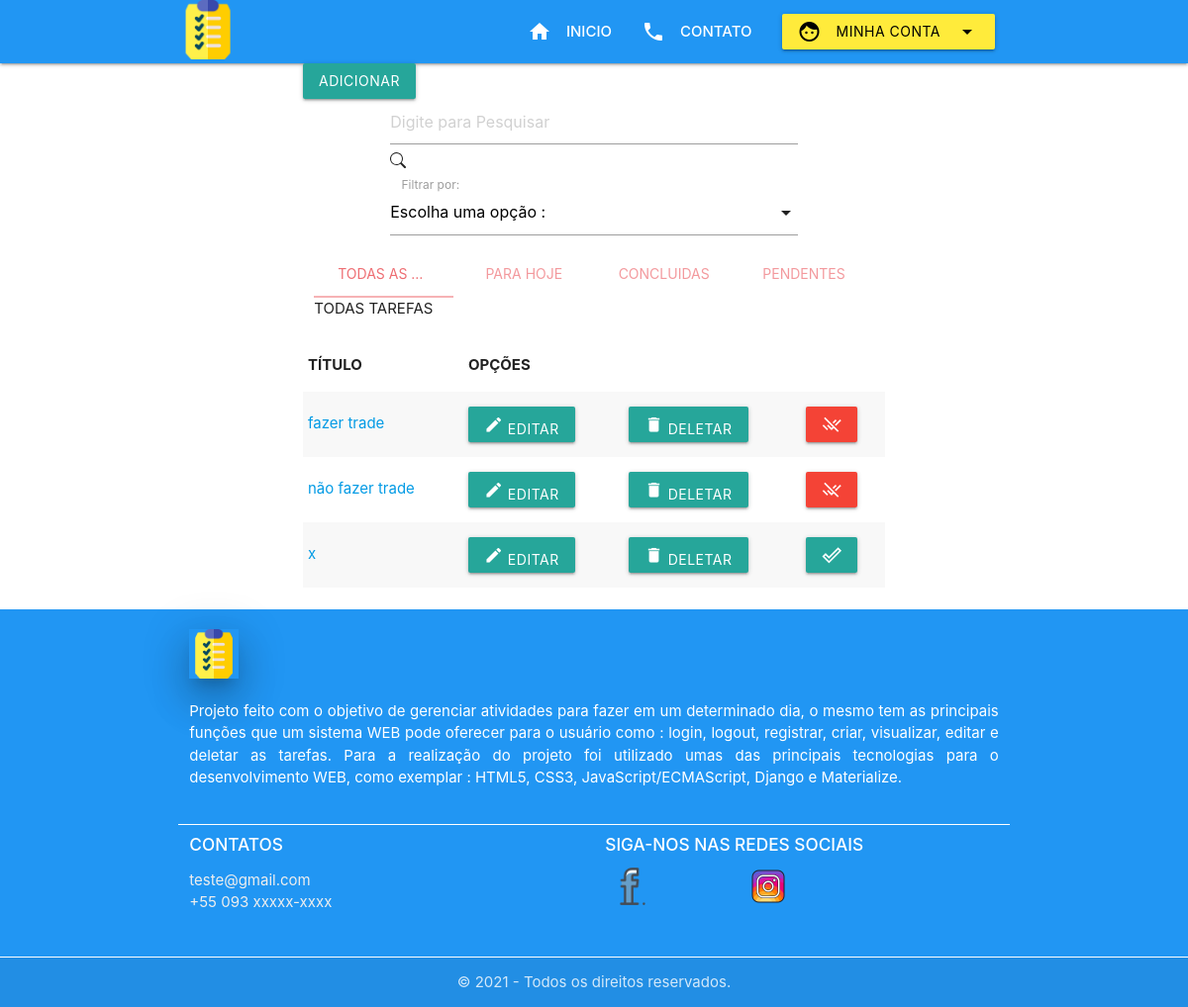
Before: / (signed in) with the older database file.
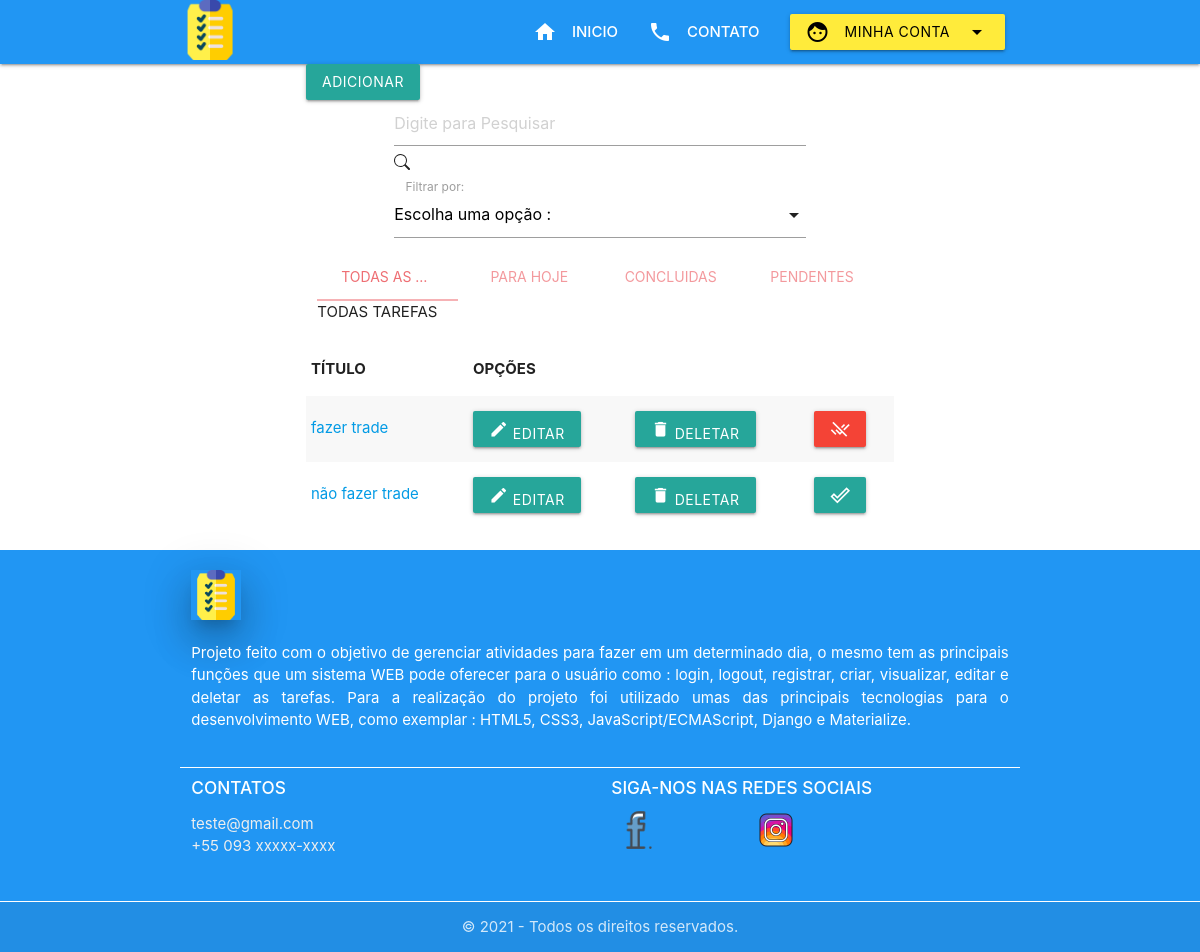
After: the same page with the newer database file.
### tasks/models.py (models this page shows, shortened)
class Task(models.Model):
    title = models.CharField(max_length=255)#charfield é recomendado para trechos pequenos (titulo)
    description = models.TextField()#recomendado para textos grades
    status = models.CharField(max_length=5, #aqui irá escolher uma opção
        choices=STATUS,                    )
    created_at = models.DateTimeField(auto_now_add=True)#pega a data da criação automaticamente
    update_at = models.DateTimeField(auto_now=True)#Depois de ja ter ter a data de criação então ele só atualiza a data
    user = models.ForeignKey(get_user_model(), on_delete=models.CASCADE)

### tasks/views.py (the view)
# urls.py: path('', views.lista_tarefas, name='lista_tarefas'),
@login_required
def lista_tarefas(request):
    if request.user.is_authenticated:
        search = request.GET.get('search')
        tarefas_concluidas_recente = tasks = Task.objects.filter(status='done', update_at__gt=datetime.datetime.now() - datetime.timedelta(days=30), user=request.user).count()
        tarefas_concluidas = Task.objects.filter(status='done', user=request.user).count()
        tarefas_incom = Task.objects.filter(status='doing', user=request.user).count()
        if search:
            todas_tarefas = Task.objects.filter(title__icontains=search, user=request.user)#para buscar por outro atributo então é só mudar o title que está passado como parâmetro
        else:
            tasks_list = Task.objects.filter(user=request.user)
            paginacao = Paginator(tasks_list, 3)
            page = request.GET.get('page')
            tasks = paginacao.get_page(page)
            contexto = {"tasks_list": tasks_list, "tarefas_concluidas_recente":tarefas_concluidas_recente,
            "tarefas_concluidas":tarefas_concluidas, "tarefas_incom":tarefas_incom}
        return render(request, 'arquivos_html/tasks/lista_tarefas.html', contexto )
    else:
        return redirect('login')

### tasks/templates/arquivos_html/tasks/lista_tarefas.html (shortened to what this page needs)
{% extends 'base.html' %}
{% load static %}
{% block content %}
<div class="container">
  <a class="" href="{% url 'adicionar_tarefa' %}"><button class="btn btn-primary mt-2" id="botao_adicionar"
      type="button">Adicionar</button></a>
  <div class="container col-9 search-div mt-4">
    <div>
      <form action="" method="GET" id="search-form">
        <input class="form-control" type="text" id="search" name="search" placeholder="Digite para Pesquisar"
          value="{{ request.GET.search }}">
      </form>
    </div>
    <div class="input-field col s12">
      <label>Filtrar por: </label>
    </div>
  </div>
  <div class="hide-on-small-only">
    <div class="row">
      <div class="col s12">
        <ul class="tabs">
          <li class="tab col s3"><a class="active" href="#todas_tarefas">TODAS AS TAREFAS</a></li>
          <li class="tab col s3"><a href="#hoje">PARA HOJE</a></li>
          <li class="tab col s3"><a href="#concluidas">CONCLUIDAS</a></li>
          <li class="tab col s3"><a href="#pendentes">PENDENTES</a></li>
        </ul>
      </div>
      <div id="todas_tarefas" class="col s12">TODAS TAREFAS</div>
    </div>
  </div>
  <div>
    <table class="striped">
      <thead>
        <tr>
          <th>TÍTULO</th>
          <th>OPÇÕES</th>
        </tr>
      </thead>
      <tbody>
        {% for task in tasks_list %}
        <tr>
          <td><a href="{% url 'detalhe-tarefa' task.id %}">{{task.title}}</a></td>
          <td>
            <a href="{% url 'editar_tarefa' task.id %}">
              <button class="btn" type="">
                <i class="material-icons">edit</i> Editar
              </button>
            </a>
          </td>
          <td>
            <a href="{% url 'confirmar_delete_tarefa' task.id %}">
              <button class="btn btn-primary" type="">
                <i class="material-icons">delete</i> Deletar
              </button>
            </a>
          </td>
          {% if task.status == 'done' %}
          <td>
            <a href="{% url 'mudar_status' task.id %}">
              <button id="botao_status_done" class="btn btn-primary">
                <i class="material-icons">done_outline</i>
              </button>
            </a>
          </td>
          {% else %}
          <td>
            <a href="{% url 'mudar_status' task.id %}">
              <button class="btn red" id="botao_status_doing">
                <i class="material-icons">remove_done</i>
              </button>
            </a>
          </td>
          {% endif %}
        </tr>
        {% endfor %}
      </tbody>
    </table>
  </div>
  <br>
</div>
{% endblock %}

Changed rows visible on the page:
removed Task: title "x", status "done" (drawn)
changed Task "não fazer trade": status "doing" → "done" (drawn)
